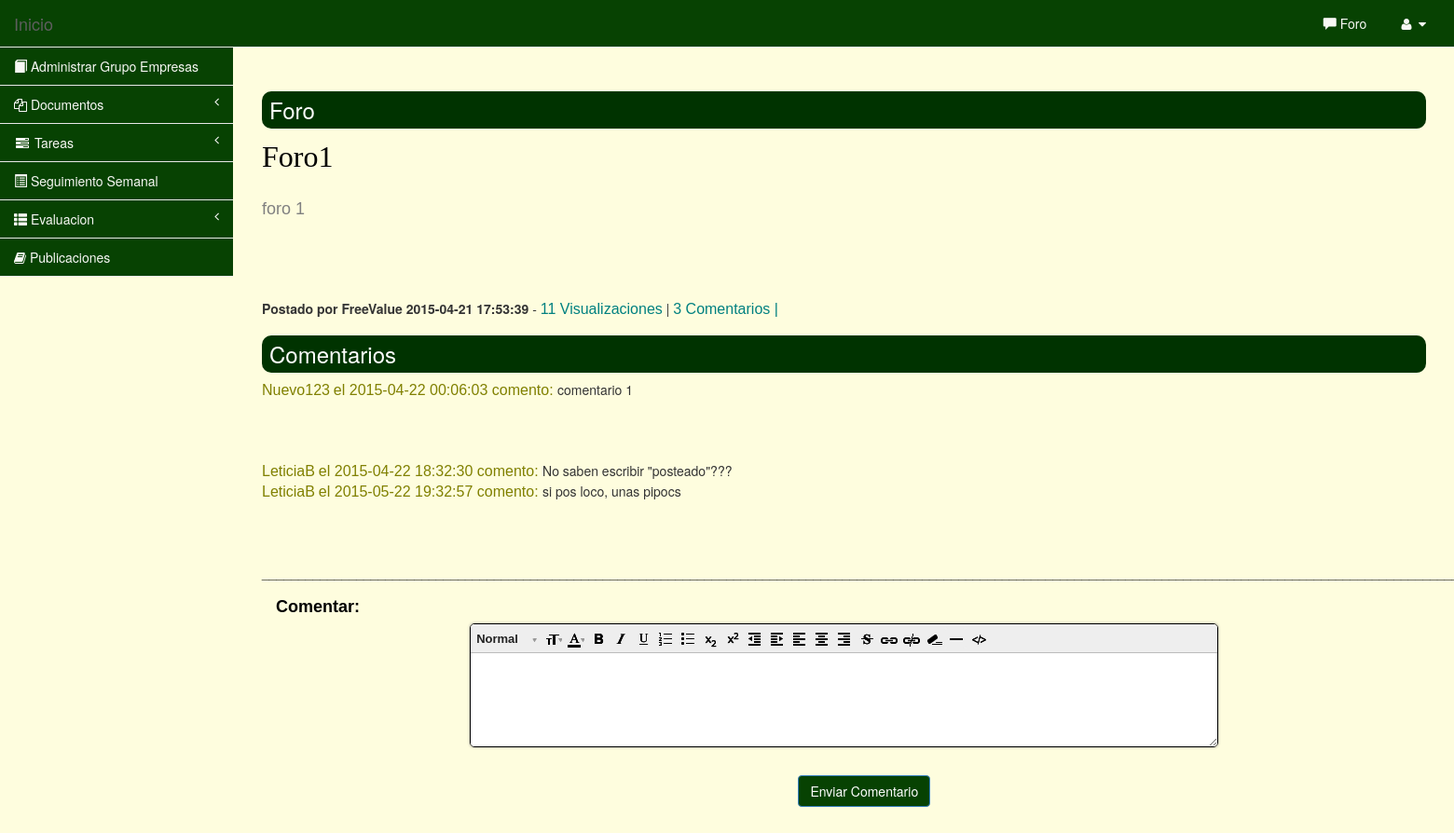
The page /Vista/noticia.php?id=1 on the database its author committed.
### tables this page shows
CREATE TABLE `noticias` (
  `ID_N` int(11) NOT NULL,
  `NOMBRE_U` varchar(50) NOT NULL,
  `TITULO` text NOT NULL,
  `FECHA_N` datetime NOT NULL,
  `VIEWS` int(11) NOT NULL,
  `TEXTO` text NOT NULL,
  `POSTEADO` varchar(50) NOT NULL
);

CREATE TABLE `comentarios` (
  `ID_C` int(11) NOT NULL,
  `NOMBRE_U` varchar(50) NOT NULL,
  `ID_N` int(11) NOT NULL,
  `COMENTARIO` text NOT NULL,
  `FECHA_C` datetime NOT NULL,
  `AUTOR_C` text NOT NULL
);

### Modelo/conexion.php (called while the page is built, shortened)
<?php
include_once "configDB.php";
class conexion{
function conectar(){
$this->data_mysql = new datosmysql();
$bdName = $this->data_mysql->getDB();
}
function consulta($consulta) {
    global $link;
    $resultado = mysql_query($consulta,$link)  or die('error en la consulta' . mysql_error());
    return $resultado;
}
}
?>

### Vista/configDB.php (called while the page is built, shortened)
<?php
class datosmysql{
    public $nameDB = 'saetis';
    function getDB(){
        return $this->nameDB;
    }
}
?>

### Vista/noticia.php (the view, shortened to what this page needs)
 <?php
 include '../Modelo/conexion.php';
 $uActivo = $_SESSION['usuario'];
 $conect=new conexion();
 ?>
  <!DOCTYPE html>
<html>
<head>
    <link href="../Librerias/icheck/skins/square/green.css" rel="stylesheet">
    <link href="../Librerias/icheck/skins/square/green.css" rel="stylesheet">
    <link rel="stylesheet" href="../Librerias/css/bootstrap.min.css" rel="stylesheet">
    <link rel="stylesheet" type="text/css" href="../Librerias/lib/css/docs.css">
    <link rel="stylesheet" type="text/css" href="../Librerias/font-awesome/css/font-awesome.css">
    <link rel="stylesheet" type="text/css" href="../Librerias/lib/css/bootstrap-datetimepicker.css">
    <link rel="stylesheet" type="text/css" href="../Librerias/lib/css/bootstrap-multiselect.css">
    <link rel="stylesheet" type="text/css" href="../Librerias/lib/css/bootstrapValidator.css">
    <link type="text/css" rel="stylesheet" href="../Librerias/css/jquery-te-1.4.0.css">
    <link href="../Librerias/css/plugins/timeline/timeline.css" rel="stylesheet">
    <link href="../Librerias/css/sb-admin.css" rel="stylesheet">
    <link href="css/style.css" rel="stylesheet" type="text/css" />
</head>
<body>
<div id="wrapper">
     <nav class="navbar navbar-default navbar-fixed-top" role="navigation" style="margin-bottom: 0">
        <div class="navbar-header">
            <a class="navbar-brand" href="inicio_asesor.php">Inicio </a>
        </div>
        <ul class="nav navbar-top-links navbar-right">
            <li>
                <a href="lista-de-noticias.php"><i class="glyphicon glyphicon-comment"></i> Foro</a>
            </li>
            <li class="dropdown">
                <a class="dropdown-toggle" data-toggle="dropdown" href="#">
                    <?php echo $uActivo.' '; ?><i class="fa fa-user fa-fw"></i>  <i class="fa fa-caret-down"></i>
                </a>
            </li>
        </ul>
        <div class="navbar-default navbar-static-side" role="navigation">
            <div class="sidebar-collapse">
                <ul class="nav" id="side-menu">
                    <li>
                        <a href="AdministrarGrupoEmpresa.php"><i class="glyphicon glyphicon-book"></i> Administrar Grupo Empresas</a>
                    </li>
                    <li>
                        <a href="#"><i class="fa fa-bar-chart-o fa-files-o "></i> Documentos <span class="fa arrow"></span></a>
                    </li>
                    <li>
                        <a href="#"><i class="fa fa-tasks fa-fw"></i> Tareas<span class="fa arrow"></span></a>
                    </li>
                    <li>
                        <a id="SeguimientoSemanal" href="#"><i class="glyphicon glyphicon-list-alt"></i> Seguimiento Semanal</a>
                    </li>
                            <li>
                        <a href="#"><i class="glyphicon glyphicon-th-list"></i> Evaluacion<span class="fa arrow"></span></a>
                    </li>
                    <li>
                        <a href="../Vista/publicaciones.php"><i class="fa fa-book"></i> Publicaciones </a>
                    </li>
                </ul>
            </div>
        </div>
    </nav>
        <div id="page-wrapper">
            <div class="row">
                <div class="col-lg-12">
                    <div class="mainbar">
                            <div class="article"><br><br>
                                <h2><span>Foro</span></h2>
                            </div>
                    </div>
                        <?php
                               $idNoti = $_GET['id'];
                              $selNoti2 =$conect->consulta("SELECT * FROM noticias WHERE ID_N = '$idNoti'");
                               while ($noticiaF=mysql_fetch_array($selNoti2))
                               {
                                   $idNotic = $noticiaF["ID_N"];
                                   $titulo = $noticiaF["TITULO"];
                                   $fecha = $noticiaF["FECHA_N"];
                                   $vistos = $noticiaF["VIEWS"];
                                   $texto = $noticiaF["TEXTO"];
                                   $posteado=$noticiaF["POSTEADO"];
                                    $selComen = $conect->consulta("SELECT * FROM comentarios WHERE ID_N='$idNotic'");
                                    $tamComen = mysql_num_rows($selComen);
                                   echo"<font face='verdana' Color='Black' size='6'>$titulo</font></br></br>";
                                    echo "<font face='arial' Color='Gray' size='4'>$texto</font></br>";
                                    echo "<p><b>Postado por </b><b>$posteado</b>  <b>$fecha</b> - <font face='arial' Color='Teal' size='3'>$vistos Visualizaciones</font> | <font face='arial' Color='Teal' size='3'>$tamComen Comentarios | </font>";
                         ?>
                        <div class="mainbar">
                            <div class="article">
                            <h2 ><span>Comentarios</span></h2>
                           </div>
                       </div>
                        <?php
                         }
                       $idNoti= $_GET['id'];
                       $selCom1 = $conect->consulta("SELECT * FROM comentarios WHERE ID_N = '$idNoti' ORDER BY ID_N DESC");
                       while ($actualC=mysql_fetch_array($selCom1))
                       {
                             $textoC = $actualC["COMENTARIO"];
                             $fecha = $actualC["FECHA_C"];
                             $autor_c=$actualC["AUTOR_C"];
                            echo "<font face='arial' Color='Olive' size='3'>$autor_c</font> <font face='arial' Color='Olive' size='3'>el</font><font face='arial' Color='Olive' size='3'> $fecha</font><font face='arial' Color='Olive' size='3'> comento: </font>$textoC</b></br>";
                        }
                        ?>
                  _______________________________________________________________________________________________________________________________________________________________________________________________________
               <form name="input" action="noticia.php?id=<?php echo $_GET['id']; ?>" method="post">
                          <div class="form-group">
                             <label class="col-sm-2 control-label"><font face='arial' Color='Black' size='4'>Comentar:</font></label>
                                <div class="col-sm-8">
                                </div>
                        </div>
                                <div class="form-group">
                                 <div class="col-sm-10">
                                       <input type="submit" class="btn btn-primary" value="Enviar Comentario">
                                     </div>
                                 </div>
                </form>
                </div>
            </div>
        </div>
    </div>
</body>
</html>

### Librerias/css/sb-admin.css (style rules this page uses)
body { background-color: #fefdde; padding-top: 100px; }
@media (min-width:768px) { body { padding-top: 50px; } }
#wrapper { width: 100%; }
#page-wrapper { padding: 0 15px; min-height: 568px; background-color: #fefdde; }
@media (min-width:768px) { #page-wrapper { position: inherit; margin: 0 0 0 250px; padding: 0 30px; min-height: 1300px; border-left: 1px solid #fefdde; } }
.navbar-static-side ul li { border-bottom: 1px solid #e7e7e7; }
.navbar-top-links li { display: inline-block; }
.navbar-top-links li:last-child { margin-right: 15px;dropdown }
.navbar-top-links li a { padding: 15px; min-height: 50px; }
.arrow { float: right; }
.fa.arrow:before { content: "\f104"; }
@media (min-width:768px) { .navbar-static-side { z-index: 1; position: absolute; width: 250px; margin-top: 51px; } }

### Vista/css/style.css (style rules this page uses)
h2 { margin:8px 0; padding:5px 8px; font-size:24px; line-height:30px; font-weight:normal; color:#fff; background:#003300; border-radius:10px; }
p { margin:8px 0; padding:0 0 8px 0; }
a { outline:none; }

### rows shown on the page
noticias: TITULO "Foro1", TEXTO "foro 1", POSTEADO "FreeValue", FECHA_N "2015-04-21 17:53:39", VIEWS "11", tamComen "3"
comentarios: AUTOR_C "Nuevo123", FECHA_C "2015-04-22 00:06:03", COMENTARIO "comentario 1"
comentarios: AUTOR_C "LeticiaB", FECHA_C "2015-04-22 18:32:30", COMENTARIO "No saben escribir \"posteado\"???"
comentarios: AUTOR_C "LeticiaB", FECHA_C "2015-05-22 19:32:57", COMENTARIO "si pos loco, unas pipocs"
